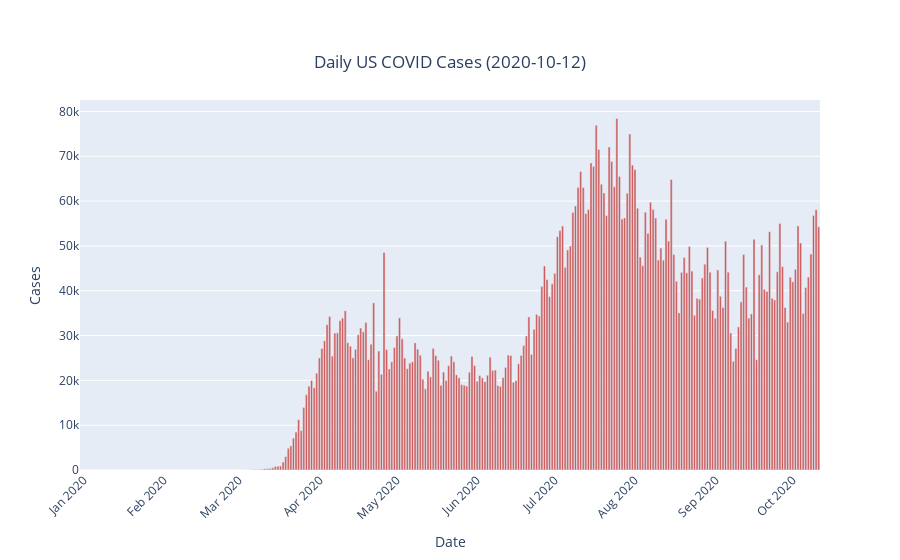

Notebook code for this chart:
### Markdown cell above
#### Daily Cases

### Code cell
configure_plotly_browser_state()
#creating a data frame for daily cases in the USA
df_daily_cases = pd.read_csv("https://raw.githubusercontent.com/owid/covid-19-data/master/public/data/ecdc/new_cases.csv")
#only want the united states data
df_daily_cases = df_daily_cases[['date','United States']]
df_daily_cases.head()
fig3 = go.Figure()
fig3.add_trace(go.Bar(
    x=df_daily_cases['date'],
    y=df_daily_cases['United States'],
    name='Daily US COVID Cases',
    marker_color='indianred'
))
#Align the dates and turn cases into bars
fig3.update_layout(barmode='group', xaxis_tickangle=-45)
#Align the graph title and axes
fig3.update_layout(
    xaxis_title="Date",
    yaxis_title="Cases",
    title={
        'text': f"Daily US COVID Cases ({date.today()})",
        'y':0.9,
        'x':0.5,
        'xanchor': 'center',
        'yanchor': 'top'})

#plot_url = py.plot(fig3, filename = 'Figure3')
configure_plotly_browser_state()
fig3.show()

### Figure 1 — Plotly figure (JSON) as saved in the notebook; plotly's stock layout.template omitted (floating-point values rounded to 4 significant figures; data arrays with more than 128 entries replaced by an {"elided": "..."} marker saying what was removed)
{"data": [{"marker": {"color": "indianred"}, "x": {"elided": "286 str values"}, "type": "bar", "name": "Daily US COVID Cases", "y": {"elided": "286 int values"}}], "layout": {"barmode": "group", "yaxis": {"title": {"text": "Cases"}}, "xaxis": {"tickangle": -45, "title": {"text": "Date"}}, "title": {"y": 0.9, "text": "Daily US COVID Cases (2020-10-12)", "yanchor": "top", "xanchor": "center", "x": 0.5}}}
